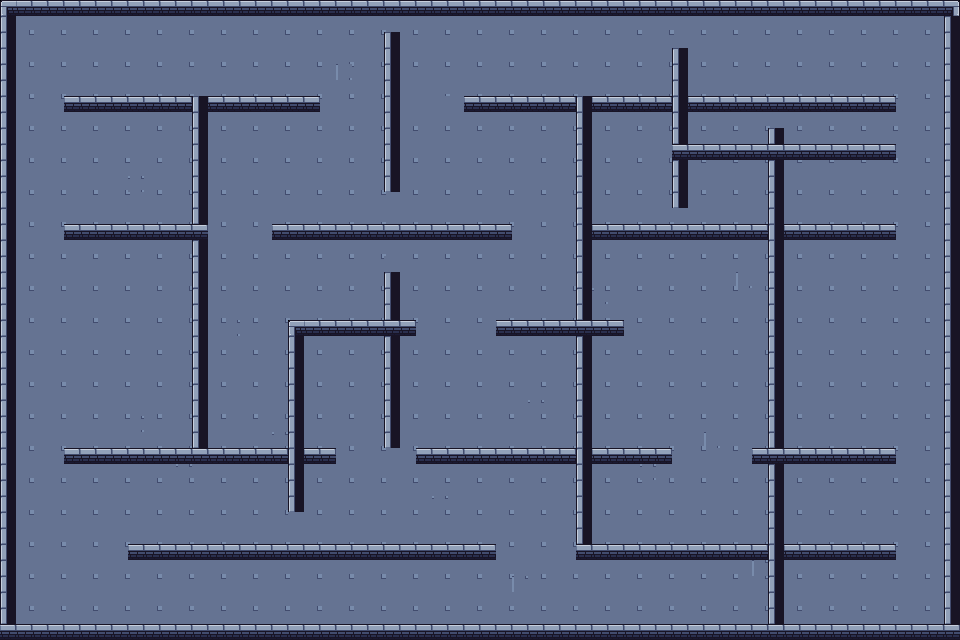

Rendered tile map (Tiled .tmx) drawn with the repository's tilesets; below, a short description and the map source with its tile grids summarised:
An orthogonal 60x40 tile map with 16x16 px tiles, 1 tile layer (Tile Layer 1), 3 tilesets and 49 objects (27x wall, 8x guard_start, 8x guard_end, player_spawn, key, ...).

<map version="1.10" tiledversion="1.12.2" orientation="orthogonal" renderorder="right-down" width="60" height="40" tilewidth="16" tileheight="16" infinite="0" nextlayerid="7" nextobjectid="1000">
 <tileset firstgid="1" name="Set 1.0" tilewidth="16" tileheight="16" tilecount="48" columns="12">
  <image source="tilesetAD/map1/Dungeon Gathering Free Version/Set 1.0.png" width="192" height="64" />
 </tileset>
 <tileset firstgid="49" name="Set 1.2" tilewidth="16" tileheight="16" tilecount="96" columns="16">
  <image source="tilesetAD/map1/Dungeon Gathering Free Version/Set 1.2.png" width="256" height="96" />
 </tileset>
 <tileset firstgid="145" name="Structure" tilewidth="16" tileheight="16" tilecount="2" columns="1">
  <image source="tilesetAD/map1/Dungeon Gathering Free Version/Structure.png" width="16" height="32" />
 </tileset>
 <layer id="1" name="Tile Layer 1" width="60" height="40">
  <data>[2400 cells, 2400 non-empty, 12 distinct tile ids]</data>
 </layer>
 <objectgroup id="2" name="collisions">
  <object id="1" name="wall" x="0" y="0" width="960" height="16" />
  <object id="2" name="wall" x="0" y="624" width="960" height="16" />
  <object id="3" name="wall" x="0" y="0" width="16" height="640" />
  <object id="4" name="wall" x="944" y="0" width="16" height="640" />
  <object id="5" name="wall" x="61" y="97.6667" width="258.333" height="9.33333" />
  <object id="6" name="wall" x="467.667" y="97.6667" width="426.667" height="9.33333" />
  <object id="7" name="wall" x="65" y="225.333" width="141.667" height="9" />
  <object id="8" name="wall" x="273.333" y="225.667" width="237" height="9.33333" />
  <object id="9" name="wall" x="629" y="225.667" width="266.333" height="9.33333" />
  <object id="10" name="wall" x="55" y="453" width="282" height="6" />
  <object id="11" name="wall" x="423" y="448" width="247" height="11" />
  <object id="12" name="wall" x="755.333" y="449" width="140.667" height="10" />
  <object id="13" name="wall" x="128.333" y="544.333" width="367.667" height="10.6667" />
  <object id="14" name="wall" x="575.667" y="545" width="320.333" height="10" />
  <object id="15" name="wall" x="194" y="97" width="9" height="126.333" />
  <object id="16" name="wall" x="193.333" y="231.667" width="9.66667" height="214" />
  <object id="17" name="wall" x="385.667" y="32.3333" width="9.33333" height="159" />
  <object id="18" name="wall" x="386.333" y="273" width="8.66667" height="176.667" />
  <object id="19" name="wall" x="577.667" y="110.333" width="9.33333" height="172" />
  <object id="20" name="wall" x="577.667" y="277" width="9.33333" height="272.667" />
  <object id="21" name="wall" x="769" y="129.333" width="10" height="281.667" />
  <object id="22" name="wall" x="768.667" y="411.333" width="10.3333" height="214.333" />
  <object id="23" name="wall" x="294.333" y="322.333" width="122" height="8.66667" />
  <object id="24" name="wall" x="497" y="325" width="124" height="6" />
  <object id="25" name="wall" x="289.667" y="322.333" width="9.33333" height="188.667" />
  <object id="26" name="wall" x="677" y="77" width="6" height="126" />
  <object id="27" name="wall" x="673" y="149" width="220" height="6" />
 </objectgroup>
 <objectgroup id="5" name="entities" visible="0">
  <object id="28" name="player_spawn" x="34" y="34" width="14" height="16" />
  <object id="29" name="key" x="98" y="514" width="10" height="12" />
  <object id="30" name="server" x="830.333" y="572" width="30" height="32" />
  <object id="31" name="server_door" x="944.564" y="447.7" width="16" height="48" rotation="89.2813" />
  <object id="32" name="item_water" x="450" y="290" width="12" height="12" />
  <object id="33" name="item_meat" x="530" y="498" width="14" height="13" />
 </objectgroup>
 <objectgroup id="6" name="enemies" visible="0">
  <object id="100" name="guard_start" x="416" y="144" width="12" height="12">
   <properties>
    <property name="id" type="int" value="1" />
    <property name="viewAngle" type="int" value="60" />
    <property name="viewRadius" type="int" value="120" />
   </properties>
  </object>
  <object id="101" name="guard_end" x="544" y="144" width="12" height="12">
   <properties>
    <property name="id" type="int" value="1" />
    <property name="viewAngle" type="int" value="60" />
    <property name="viewRadius" type="int" value="120" />
   </properties>
  </object>
  <object id="102" name="guard_start" x="256" y="176" width="12" height="12">
   <properties>
    <property name="id" type="int" value="2" />
    <property name="viewAngle" type="int" value="60" />
    <property name="viewRadius" type="int" value="120" />
   </properties>
  </object>
  <object id="103" name="guard_end" x="352" y="176" width="12" height="12">
   <properties>
    <property name="id" type="int" value="2" />
    <property name="viewAngle" type="int" value="60" />
    <property name="viewRadius" type="int" value="120" />
   </properties>
  </object>
  <object id="104" name="guard_start" x="800" y="176" width="12" height="12">
   <properties>
    <property name="id" type="int" value="3" />
    <property name="viewAngle" type="int" value="60" />
    <property name="viewRadius" type="int" value="120" />
   </properties>
  </object>
  <object id="105" name="guard_end" x="896" y="176" width="12" height="12">
   <properties>
    <property name="id" type="int" value="3" />
    <property name="viewAngle" type="int" value="60" />
    <property name="viewRadius" type="int" value="120" />
   </properties>
  </object>
  <object id="106" name="guard_start" x="224" y="272" width="12" height="12">
   <properties>
    <property name="id" type="int" value="4" />
    <property name="viewAngle" type="int" value="60" />
    <property name="viewRadius" type="int" value="120" />
   </properties>
  </object>
  <object id="107" name="guard_end" x="352" y="272" width="12" height="12">
   <properties>
    <property name="id" type="int" value="4" />
    <property name="viewAngle" type="int" value="60" />
    <property name="viewRadius" type="int" value="120" />
   </properties>
  </object>
  <object id="108" name="guard_start" x="416" y="272" width="12" height="12">
   <properties>
    <property name="id" type="int" value="5" />
    <property name="viewAngle" type="int" value="60" />
    <property name="viewRadius" type="int" value="120" />
   </properties>
  </object>
  <object id="109" name="guard_end" x="544" y="272" width="12" height="12">
   <properties>
    <property name="id" type="int" value="5" />
    <property name="viewAngle" type="int" value="60" />
    <property name="viewRadius" type="int" value="120" />
   </properties>
  </object>
  <object id="110" name="guard_start" x="608" y="272" width="12" height="12">
   <properties>
    <property name="id" type="int" value="6" />
    <property name="viewAngle" type="int" value="60" />
    <property name="viewRadius" type="int" value="120" />
   </properties>
  </object>
  <object id="111" name="guard_end" x="736" y="272" width="12" height="12">
   <properties>
    <property name="id" type="int" value="6" />
    <property name="viewAngle" type="int" value="60" />
    <property name="viewRadius" type="int" value="120" />
   </properties>
  </object>
  <object id="112" name="guard_start" x="800" y="272" width="12" height="12">
   <properties>
    <property name="id" type="int" value="7" />
    <property name="viewAngle" type="int" value="60" />
    <property name="viewRadius" type="int" value="120" />
   </properties>
  </object>
  <object id="113" name="guard_end" x="896" y="272" width="12" height="12">
   <properties>
    <property name="id" type="int" value="7" />
    <property name="viewAngle" type="int" value="60" />
    <property name="viewRadius" type="int" value="120" />
   </properties>
  </object>
  </objectgroup>
</map>
<!-- 2 of 49 objects omitted -->
